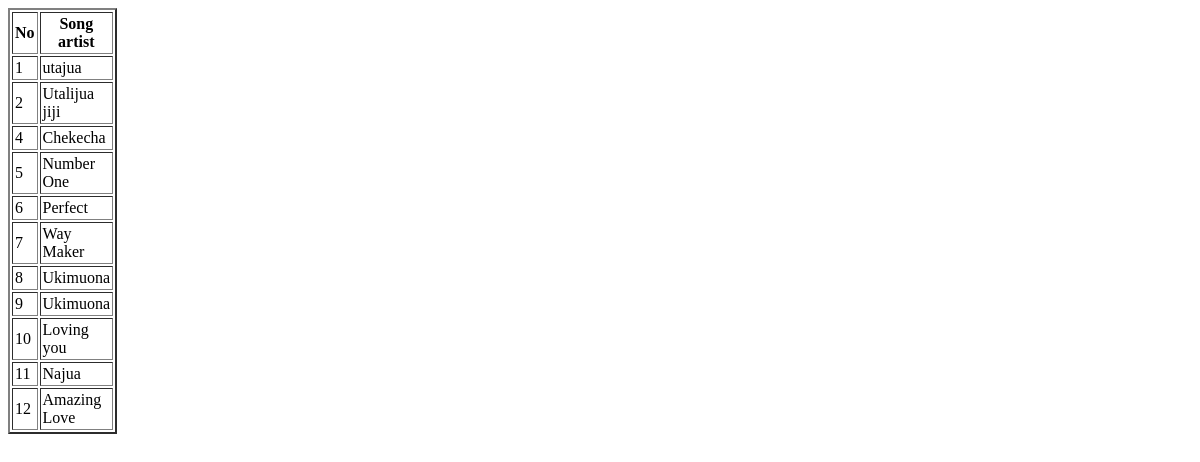
The page /profiles/album/ on the database as committed earlier.
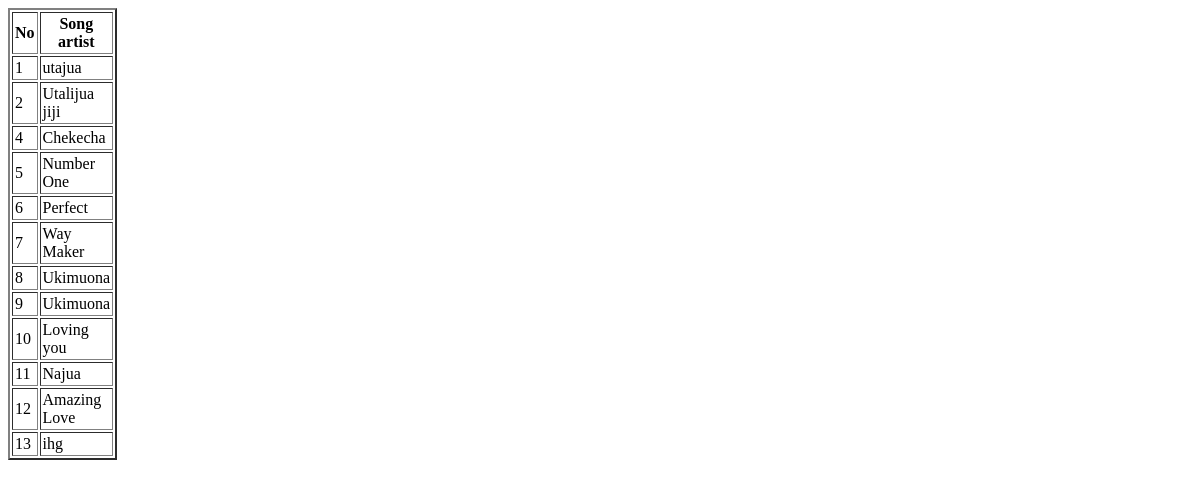
The same page on the database as committed later.
### profiles/models.py (models this page shows)
class Album(models.Model):
	artist = models.CharField(max_length=120)
	album_title = models.CharField(max_length =120)
	genre = models.CharField(max_length = 100, default = 'mylocationdefault')
	album_logo = models.CharField(max_length = 120, blank = True)
	def __str__(self):
		return self.album_title

### profiles/views.py (the view)
# urls.py: path('album/', views.album, name='album'),
def album(request):
	album = Album.objects.all()
	template = 'album.html'
	return render(request,template,{"Album":album})

### template/album.html (shortened to what this page needs)
<!DOCTYPE html>
<html>
<head>
</head>
<body>
<table width ="100px" cellpadding="2" border="2px doted red">
  <tr>
    <th>No</th>
    <th>Song artist</th>
  </tr>
  {% for i in Album %}
  <tr>
    <td>{{ i.id }}</td>
    <td>{{ i.album_title }}</td>
  </tr>
  {%  endfor %}
</table>
</body>
</html>

Rows that differ between the two databases and show on the page:
added Album: id "13", album_title "ihg"
